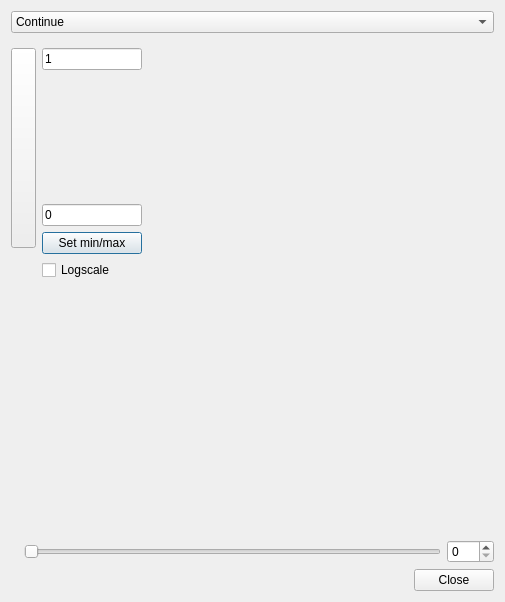
<?xml version="1.0" encoding="UTF-8"?>
<ui version="4.0">
 <class>Dialog</class>
 <widget class="QDialog" name="Dialog">
  <property name="geometry">
   <rect>
    <x>0</x>
    <y>0</y>
    <width>505</width>
    <height>602</height>
   </rect>
  </property>
  <property name="windowTitle">
   <string>Dialog</string>
  </property>
  <layout class="QGridLayout" name="gridLayout_2">
   <item row="1" column="0">
    <widget class="QStackedWidget" name="stackedWidget">
     <property name="currentIndex">
      <number>0</number>
     </property>
     <widget class="QWidget" name="page">
      <layout class="QGridLayout" name="gridLayout">
       <property name="leftMargin">
        <number>0</number>
       </property>
       <property name="rightMargin">
        <number>0</number>
       </property>
       <item row="0" column="0">
        <layout class="QHBoxLayout" name="horizontalLayout_6">
         <property name="sizeConstraint">
          <enum>QLayout::SetMaximumSize</enum>
         </property>
         <item>
          <layout class="QVBoxLayout" name="verticalLayout_4">
           <item>
            <widget class="QToolButton" name="colorButton">
             <property name="sizePolicy">
              <sizepolicy hsizetype="Fixed" vsizetype="Expanding">
               <horstretch>0</horstretch>
               <verstretch>0</verstretch>
              </sizepolicy>
             </property>
             <property name="maximumSize">
              <size>
               <width>25</width>
               <height>200</height>
              </size>
             </property>
             <property name="styleSheet">
              <string notr="true">border:'none'</string>
             </property>
             <property name="text">
              <string/>
             </property>
             <property name="icon">
              <iconset>
               <normaloff>images/ramp_blue_red_continuous.svg</normaloff>images/ramp_blue_red_continuous.svg</iconset>
             </property>
             <property name="iconSize">
              <size>
               <width>31</width>
               <height>200</height>
              </size>
             </property>
             <property name="popupMode">
              <enum>QToolButton::InstantPopup</enum>
             </property>
            </widget>
           </item>
           <item>
            <spacer name="verticalSpacer_6">
             <property name="orientation">
              <enum>Qt::Vertical</enum>
             </property>
             <property name="sizeHint" stdset="0">
              <size>
               <width>20</width>
               <height>40</height>
              </size>
             </property>
            </spacer>
           </item>
          </layout>
         </item>
         <item>
          <layout class="QVBoxLayout" name="verticalLayout_3">
           <item>
            <widget class="QLineEdit" name="maxValue">
             <property name="maximumSize">
              <size>
               <width>100</width>
               <height>16777215</height>
              </size>
             </property>
             <property name="text">
              <string>1</string>
             </property>
            </widget>
           </item>
           <item>
            <spacer name="verticalSpacer">
             <property name="orientation">
              <enum>Qt::Vertical</enum>
             </property>
             <property name="sizeType">
              <enum>QSizePolicy::Fixed</enum>
             </property>
             <property name="sizeHint" stdset="0">
              <size>
               <width>20</width>
               <height>128</height>
              </size>
             </property>
            </spacer>
           </item>
           <item>
            <widget class="QLineEdit" name="minValue">
             <property name="maximumSize">
              <size>
               <width>100</width>
               <height>16777215</height>
              </size>
             </property>
             <property name="text">
              <string>0</string>
             </property>
            </widget>
           </item>
           <item>
            <widget class="QPushButton" name="updateMinMaxButton">
             <property name="text">
              <string>Set min/max</string>
             </property>
            </widget>
           </item>
           <item>
            <widget class="QCheckBox" name="logCheckBox">
             <property name="text">
              <string>Logscale</string>
             </property>
            </widget>
           </item>
           <item>
            <spacer name="verticalSpacer_4">
             <property name="orientation">
              <enum>Qt::Vertical</enum>
             </property>
             <property name="sizeHint" stdset="0">
              <size>
               <width>20</width>
               <height>40</height>
              </size>
             </property>
            </spacer>
           </item>
          </layout>
         </item>
         <item>
          <spacer name="horizontalSpacer_2">
           <property name="orientation">
            <enum>Qt::Horizontal</enum>
           </property>
           <property name="sizeHint" stdset="0">
            <size>
             <width>40</width>
             <height>20</height>
            </size>
           </property>
          </spacer>
         </item>
        </layout>
       </item>
      </layout>
     </widget>
     <widget class="QWidget" name="page_2">
      <layout class="QGridLayout" name="gridLayout_3">
       <property name="leftMargin">
        <number>0</number>
       </property>
       <property name="rightMargin">
        <number>0</number>
       </property>
       <item row="0" column="0">
        <layout class="QHBoxLayout" name="horizontalLayout">
         <item>
          <widget class="QPushButton" name="minusButton">
           <property name="maximumSize">
            <size>
             <width>20</width>
             <height>20</height>
            </size>
           </property>
           <property name="text">
            <string>-</string>
           </property>
          </widget>
         </item>
         <item>
          <widget class="QPushButton" name="plusButton">
           <property name="maximumSize">
            <size>
             <width>20</width>
             <height>20</height>
            </size>
           </property>
           <property name="text">
            <string>+</string>
           </property>
          </widget>
         </item>
         <item>
          <spacer name="horizontalSpacer">
           <property name="orientation">
            <enum>Qt::Horizontal</enum>
           </property>
           <property name="sizeHint" stdset="0">
            <size>
             <width>40</width>
             <height>20</height>
            </size>
           </property>
          </spacer>
         </item>
        </layout>
       </item>
       <item row="1" column="0">
        <widget class="QTableWidget" name="tableWidget">
         <property name="columnCount">
          <number>3</number>
         </property>
         <column>
          <property name="text">
           <string/>
          </property>
         </column>
         <column>
          <property name="text">
           <string>Min</string>
          </property>
         </column>
         <column>
          <property name="text">
           <string>Max</string>
          </property>
         </column>
        </widget>
       </item>
      </layout>
     </widget>
    </widget>
   </item>
   <item row="2" column="0">
    <layout class="QHBoxLayout" name="horizontalLayout_7">
     <item>
      <widget class="QLabel" name="label">
       <property name="maximumSize">
        <size>
         <width>25</width>
         <height>25</height>
        </size>
       </property>
       <property name="text">
        <string/>
       </property>
       <property name="pixmap">
        <pixmap>images/transparency.svg</pixmap>
       </property>
       <property name="scaledContents">
        <bool>true</bool>
       </property>
      </widget>
     </item>
     <item>
      <widget class="QSlider" name="transparencySlider">
       <property name="maximum">
        <number>100</number>
       </property>
       <property name="orientation">
        <enum>Qt::Horizontal</enum>
       </property>
      </widget>
     </item>
     <item>
      <widget class="QSpinBox" name="transparencySpinBox">
       <property name="maximum">
        <number>100</number>
       </property>
      </widget>
     </item>
    </layout>
   </item>
   <item row="0" column="0">
    <widget class="QComboBox" name="symboTypeComboBox">
     <item>
      <property name="text">
       <string>Continue</string>
      </property>
     </item>
     <item>
      <property name="text">
       <string>Graduated</string>
      </property>
     </item>
    </widget>
   </item>
   <item row="3" column="0">
    <widget class="QDialogButtonBox" name="buttonBox">
     <property name="orientation">
      <enum>Qt::Horizontal</enum>
     </property>
     <property name="standardButtons">
      <set>QDialogButtonBox::Close</set>
     </property>
    </widget>
   </item>
  </layout>
  <zorder>buttonBox</zorder>
  <zorder>symboTypeComboBox</zorder>
  <zorder>stackedWidget</zorder>
  <zorder>verticalSpacer</zorder>
 </widget>
 <resources/>
 <connections>
  <connection>
   <sender>buttonBox</sender>
   <signal>accepted()</signal>
   <receiver>Dialog</receiver>
   <slot>accept()</slot>
   <hints>
    <hint type="sourcelabel">
     <x>184</x>
     <y>307</y>
    </hint>
    <hint type="destinationlabel">
     <x>157</x>
     <y>274</y>
    </hint>
   </hints>
  </connection>
  <connection>
   <sender>buttonBox</sender>
   <signal>rejected()</signal>
   <receiver>Dialog</receiver>
   <slot>reject()</slot>
   <hints>
    <hint type="sourcelabel">
     <x>184</x>
     <y>313</y>
    </hint>
    <hint type="destinationlabel">
     <x>193</x>
     <y>274</y>
    </hint>
   </hints>
  </connection>
  <connection>
   <sender>transparencySlider</sender>
   <signal>valueChanged(int)</signal>
   <receiver>transparencySpinBox</receiver>
   <slot>setValue(int)</slot>
   <hints>
    <hint type="sourcelabel">
     <x>67</x>
     <y>271</y>
    </hint>
    <hint type="destinationlabel">
     <x>150</x>
     <y>271</y>
    </hint>
   </hints>
  </connection>
  <connection>
   <sender>transparencySpinBox</sender>
   <signal>valueChanged(int)</signal>
   <receiver>transparencySlider</receiver>
   <slot>setValue(int)</slot>
   <hints>
    <hint type="sourcelabel">
     <x>150</x>
     <y>271</y>
    </hint>
    <hint type="destinationlabel">
     <x>67</x>
     <y>271</y>
    </hint>
   </hints>
  </connection>
  <connection>
   <sender>symboTypeComboBox</sender>
   <signal>currentIndexChanged(int)</signal>
   <receiver>stackedWidget</receiver>
   <slot>setCurrentIndex(int)</slot>
   <hints>
    <hint type="sourcelabel">
     <x>144</x>
     <y>23</y>
    </hint>
    <hint type="destinationlabel">
     <x>144</x>
     <y>264</y>
    </hint>
   </hints>
  </connection>
 </connections>
</ui>
